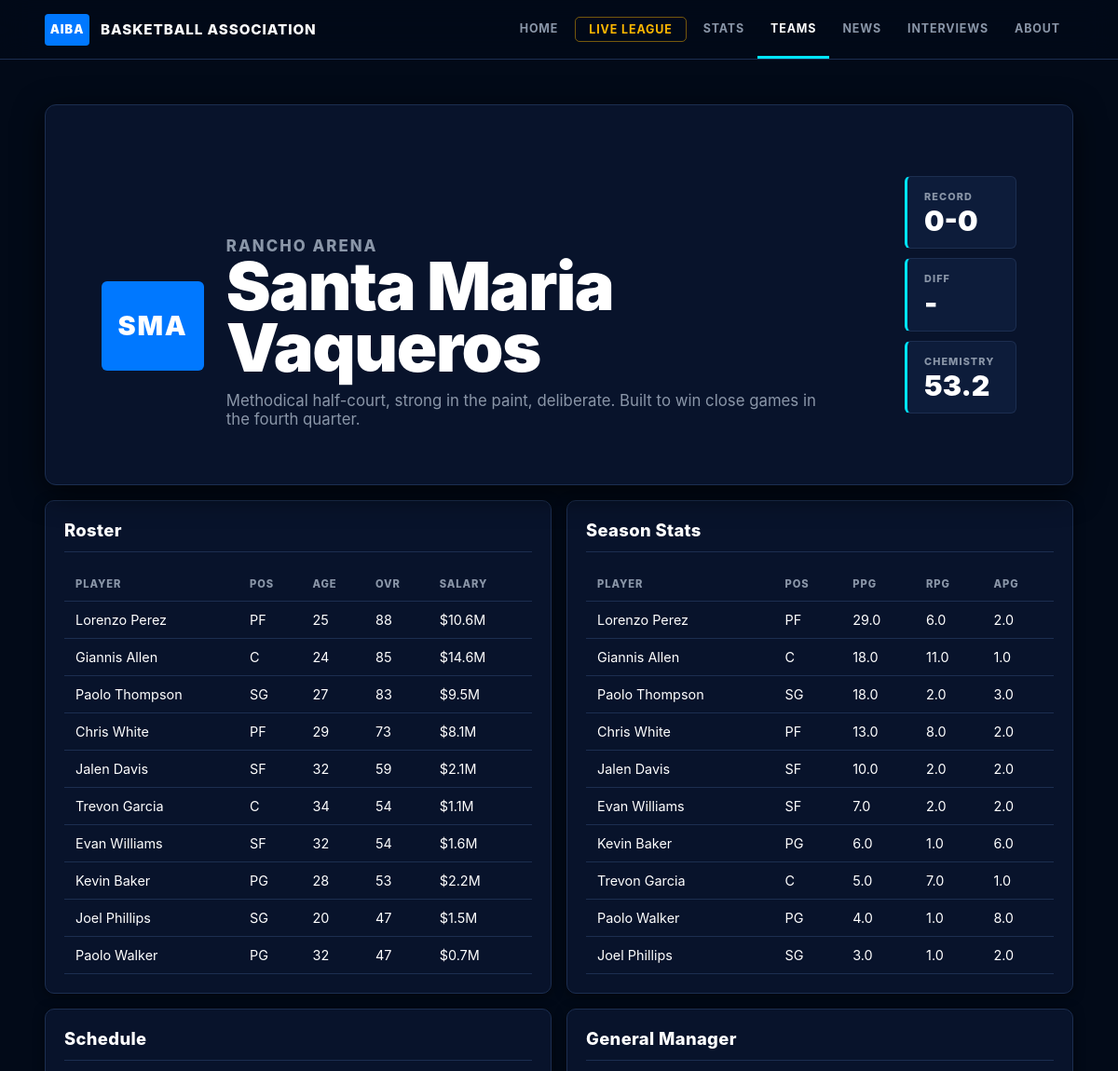
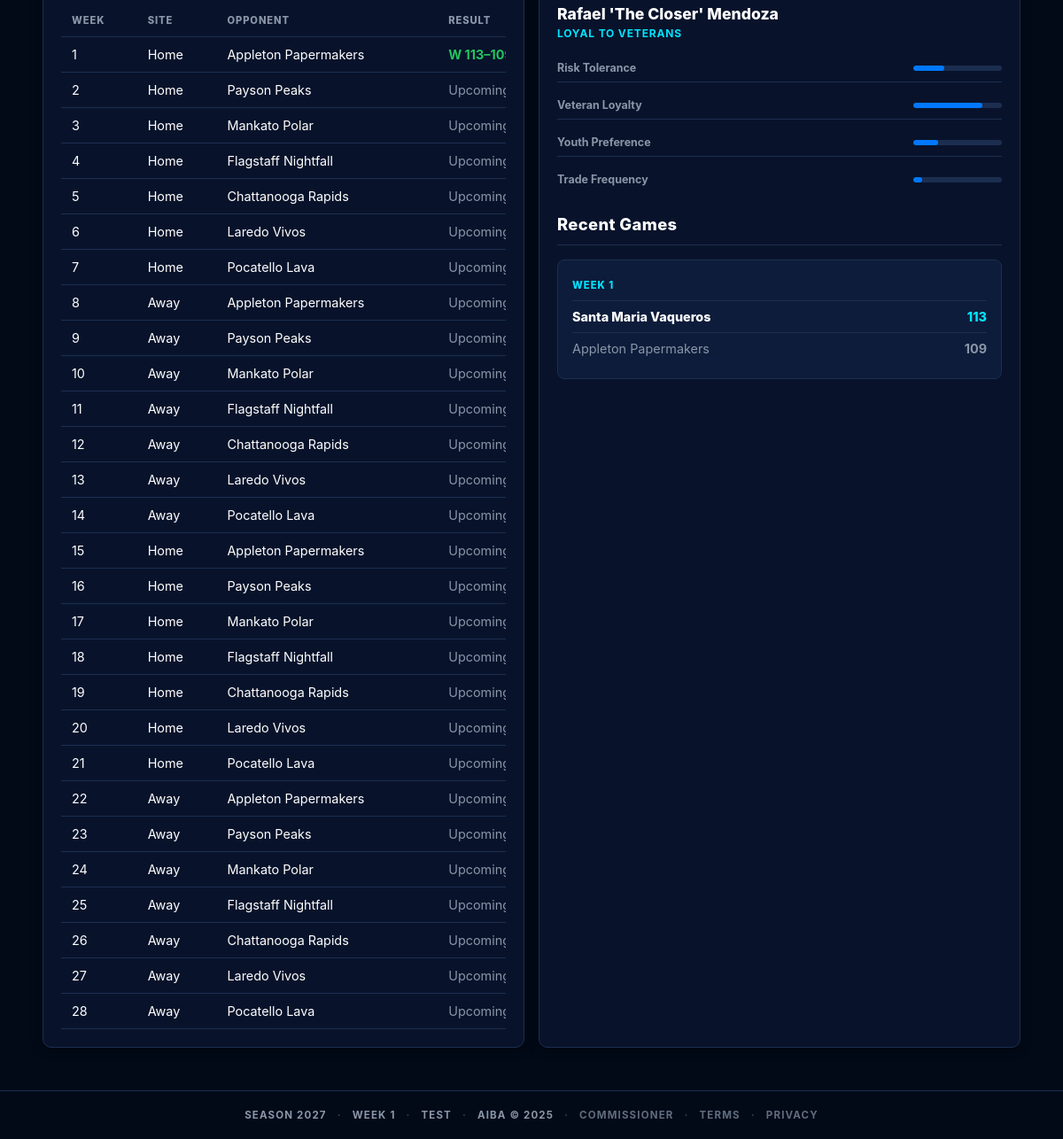
Screenshot of /teams/SMA with the database file from the repository (2 pictures, top to bottom).
### tables this page shows
CREATE TABLE teams (
            id          INTEGER PRIMARY KEY,
            city        TEXT NOT NULL,
            name        TEXT NOT NULL,
            abbreviation TEXT NOT NULL
        , mascot TEXT, colors TEXT, logo_description TEXT, motto TEXT, arena TEXT, team_archetype TEXT, play_style TEXT, reputation TEXT, rivalry TEXT, signature_trait TEXT);

CREATE TABLE team_chemistry (
            team_id     INTEGER NOT NULL REFERENCES teams(id),
            week        INTEGER NOT NULL,
            season_year INTEGER NOT NULL,
            chemistry   REAL NOT NULL,
            PRIMARY KEY (team_id, week, season_year)
        );

CREATE TABLE contracts (
            id             INTEGER PRIMARY KEY,
            player_id      INTEGER NOT NULL REFERENCES players(id),
            team_id        INTEGER NOT NULL REFERENCES teams(id),
            salary         INTEGER NOT NULL,
            years_remaining INTEGER NOT NULL,
            season_start   INTEGER NOT NULL
        );

CREATE TABLE players (
            id           INTEGER PRIMARY KEY,
            team_id      INTEGER NOT NULL REFERENCES teams(id),
            first_name   TEXT NOT NULL,
            last_name    TEXT NOT NULL,
            age          INTEGER NOT NULL,
            position     TEXT NOT NULL,
            skill_rating INTEGER NOT NULL,
            salary       INTEGER NOT NULL
        , status TEXT DEFAULT 'active', retired_season INTEGER);

CREATE TABLE general_managers (
            id               INTEGER PRIMARY KEY,
            team_id          INTEGER NOT NULL UNIQUE REFERENCES teams(id),
            name             TEXT NOT NULL,
            archetype        TEXT NOT NULL,
            risk_tolerance   REAL NOT NULL,
            veteran_loyalty  REAL NOT NULL,
            youth_preference REAL NOT NULL,
            trade_frequency  REAL NOT NULL
        );

CREATE TABLE games (
            id           INTEGER PRIMARY KEY,
            home_team_id INTEGER NOT NULL REFERENCES teams(id),
            away_team_id INTEGER NOT NULL REFERENCES teams(id),
            week         INTEGER NOT NULL,
            season_year  INTEGER NOT NULL,
            home_score   INTEGER,
            away_score   INTEGER,
            played       INTEGER DEFAULT 0
        , q1_home INTEGER, q2_home INTEGER, q3_home INTEGER, q4_home INTEGER, q1_away INTEGER, q2_away INTEGER, q3_away INTEGER, q4_away INTEGER, mvp_player_id INTEGER, playoff_series_id INTEGER);

CREATE TABLE league_state (
            id           INTEGER PRIMARY KEY,
            current_week INTEGER DEFAULT 1,
            season_year  INTEGER DEFAULT 2025,
            last_updated TEXT
        , mode TEXT DEFAULT 'test', official_started INTEGER DEFAULT 0, phase TEXT DEFAULT 'regular_season', offseason_stage TEXT, offseason_from_season INTEGER);

### web_app.py (the view)
@app.route("/teams/<abbr>")
def team_page(abbr):
    def load(conn):
        state = q.get_state(conn)
        if not state:
            return None
        detail = q.team_detail(conn, abbr, state["season_year"])
        return {"state": state, "detail": detail}
    data = with_conn(load)
    if not data:
        return render_no_league()
    if not data["detail"]:
        return render_template("not_found.html", title="Team not found"), 404
    return render_template("team_detail.html", **data, active="teams")

### league/database.py (called while the page is built)
def get_connection():
    conn = sqlite3.connect(DB_PATH)
    conn.row_factory = sqlite3.Row
    conn.execute("PRAGMA foreign_keys = ON")
    return conn

### league/web_queries.py (called while the page is built)
def dicts(rows):
    return [dict(row) for row in rows]

def one(row):
    return dict(row) if row else None

def get_state(conn):
    return one(conn.execute("SELECT * FROM league_state WHERE id = 1").fetchone())

def get_site_chrome(conn):
    return {
        "state": get_state(conn),
        "teams": dicts(conn.execute(
            "SELECT id, city, name, abbreviation FROM teams ORDER BY city"
        ).fetchall()),
    }

def articles_for_team(conn, team_id, season_year, limit=8):
    return dicts(conn.execute("""
        SELECT a.id, a.week, a.season_year, a.headline, a.body, a.created_at
        FROM articles a
        JOIN article_tags tag ON tag.article_id = a.id
        WHERE tag.tag_type = 'team' AND tag.tag_id = ? AND a.season_year = ?
        ORDER BY a.week DESC, a.id DESC
        LIMIT ?
    """, (team_id, season_year, limit)).fetchall())

### web_app.py (called while the page is built)
def with_conn(callback):
    create_tables()
    conn = get_connection()
    try:
        return callback(conn)
    finally:
        conn.close()

@app.template_filter("money")
def money(value):
    if value is None:
        return "-"
    return f"${value / 1_000_000:.1f}M"

@app.context_processor
def inject_chrome():
    def load():
        return with_conn(q.get_site_chrome)
    try:
        chrome = load()
    except Exception:
        chrome = {"state": None, "teams": []}
    return chrome

### templates/team_detail.html (shortened to what this page needs)
{% extends "base.html" %}
{% from "partials.html" import game_card, storyline_list %}
{% block content %}
<section class="team-hero">
  <div style="display:flex;align-items:center;gap:24px;">
    <div class="team-abbr xl">{{ detail.team.abbreviation }}</div>
    <div>
      <p class="eyebrow">{{ detail.team.arena or "Arena TBA" }}</p>
      <h1>{{ detail.team.city }} {{ detail.team.name }}</h1>
      <p>{{ detail.team.play_style or detail.team.motto or "A franchise profile will grow as the league evolves." }}</p>
    </div>
  </div>
  <dl class="hero-stats">
    <div><dt>Record</dt><dd>{{ detail.record.wins if detail.record else 0 }}-{{ detail.record.losses if detail.record else 0 }}</dd></div>
    <div><dt>Diff</dt><dd>{{ detail.record.point_diff|diff if detail.record else "-" }}</dd></div>
    <div><dt>Chemistry</dt><dd>{{ "%.1f"|format(detail.chemistry.chemistry) if detail.chemistry else "-" }}</dd></div>
  </dl>
</section>
<section class="section-grid" style="margin-top:16px;">
  <div class="panel wide">
    <div class="section-head"><h2>Roster</h2></div>
    <div class="table-wrap">
      <table>
        <thead>
          <tr><th>Player</th><th>Pos</th><th>Age</th><th>OVR</th><th>Salary</th><th>Yrs</th></tr>
        </thead>
        <tbody>
          {% for p in detail.roster %}
            <tr>
              <td><a href="{{ url_for('player_page', player_id=p.id) }}">{{ p.player }}</a></td>
              <td>{{ p.position }}</td>
              <td>{{ p.age }}</td>
              <td>{{ p.skill_rating }}</td>
              <td>{{ p.salary|money }}</td>
              <td>{{ p.years_remaining or "—" }}</td>
            </tr>
          {% else %}
            <tr><td colspan="6">No active players.</td></tr>
          {% endfor %}
        </tbody>
      </table>
    </div>
  </div>
  <div class="panel">
    <div class="section-head"><h2>Season Stats</h2></div>
    {% if detail.team_leaders %}
    <div class="table-wrap">
      <table>
        <thead>
          <tr><th>Player</th><th>Pos</th><th>PPG</th><th>RPG</th><th>APG</th><th>GP</th></tr>
        </thead>
        <tbody>
          {% for p in detail.team_leaders %}
            <tr>
              <td><a href="{{ url_for('player_page', player_id=p.id) }}">{{ p.player }}</a></td>
              <td>{{ p.position }}</td>
              <td>{{ p.ppg }}</td>
              <td>{{ p.rpg }}</td>
              <td>{{ p.apg }}</td>
              <td>{{ p.gp }}</td>
            </tr>
          {% endfor %}
        </tbody>
      </table>
    </div>
    {% else %}
      <p class="empty">No stats yet — simulate Week 1 to populate.</p>
    {% endif %}
  </div>
</section>
<section class="section-grid" style="margin-top:16px;">
  <div class="panel wide">
    <div class="section-head"><h2>Schedule</h2></div>
    <div class="table-wrap">
      <table>
        <thead>
          <tr><th>Week</th><th>Site</th><th>Opponent</th><th>Result</th></tr>
        </thead>
        <tbody>
          {% for game in detail.schedule %}
            <tr>
              <td>{{ game.week }}</td>
              <td>{{ game.site }}</td>
              <td>{{ game.opponent }}</td>
              <td>
                {% if game.played %}
                  {% set ts = game.home_score if game.site == 'Home' else game.away_score %}
                  {% set os = game.away_score if game.site == 'Home' else game.home_score %}
                  <a href="{{ url_for('game_page', game_id=game.id) }}"
                     style="color:{{ 'var(--green)' if ts > os else 'var(--red)' }};font-weight:700;">
                    {{ 'W' if ts > os else 'L' }} {{ ts }}&ndash;{{ os }}
                  </a>
                {% else %}
                  <span style="color:var(--muted);">Upcoming</span>
                {% endif %}
              </td>
            </tr>
          {% endfor %}
        </tbody>
      </table>
    </div>
  </div>
  <div class="panel">
    {% if detail.gm %}
    <div class="section-head"><h2>General Manager</h2></div>
    <div style="margin-bottom:16px;">
      <p style="font-size:1.1rem;font-weight:800;color:var(--text);margin:0 0 4px;">{{ detail.gm.name }}</p>
      <p style="font-size:0.75rem;font-weight:700;text-transform:uppercase;letter-spacing:.07em;color:var(--accent);margin:0;">
        {{ detail.gm.archetype.replace('_', ' ').title() }}
      </p>
    </div>
    <dl style="display:grid;gap:10px;">
      <div style="display:flex;justify-content:space-between;align-items:center;padding:8px 0;border-bottom:1px solid var(--border);">
        <dt style="font-size:0.78rem;color:var(--muted);font-weight:700;">Risk Tolerance</dt>
        <dd><div class="gm-bar"><div class="gm-fill" style="width:{{ (detail.gm.risk_tolerance * 100)|int }}%"></div></div></dd>
      </div>
      <div style="display:flex;justify-content:space-between;align-items:center;padding:8px 0;border-bottom:1px solid var(--border);">
        <dt style="font-size:0.78rem;color:var(--muted);font-weight:700;">Veteran Loyalty</dt>
        <dd><div class="gm-bar"><div class="gm-fill" style="width:{{ (detail.gm.veteran_loyalty * 100)|int }}%"></div></div></dd>
      </div>
      <div style="display:flex;justify-content:space-between;align-items:center;padding:8px 0;border-bottom:1px solid var(--border);">
        <dt style="font-size:0.78rem;color:var(--muted);font-weight:700;">Youth Preference</dt>
        <dd><div class="gm-bar"><div class="gm-fill" style="width:{{ (detail.gm.youth_preference * 100)|int }}%"></div></div></dd>
      </div>
      <div style="display:flex;justify-content:space-between;align-items:center;padding:8px 0;">
        <dt style="font-size:0.78rem;color:var(--muted);font-weight:700;">Trade Frequency</dt>
        <dd><div class="gm-bar"><div class="gm-fill" style="width:{{ (detail.gm.trade_frequency * 100)|int }}%"></div></div></dd>
      </div>
    </dl>
    {% endif %}
    <div class="section-head" style="margin-top:24px;"><h2>Recent Games</h2></div>
    <div class="score-grid single">
      {% for game in detail.recent_games %}
        {{ game_card(game) }}
      {% else %}
        <p class="empty">No games played yet.</p>
      {% endfor %}
    </div>
  </div>
</section>
{% endblock %}

### templates/base.html (shortened to what this page needs)
<!doctype html>
<html lang="en">
<head>
  <link rel="stylesheet" href="{{ url_for('static', filename='site.css') }}">
</head>
<body>
  <header class="site-header">
    <a class="brand" href="{{ url_for('home') }}">
      <span class="brand-mark">AIBA</span>
      <span class="brand-copy">Basketball Association</span>
    </a>
    <nav class="nav" aria-label="Primary">
      <a class="{{ 'active' if active == 'home' else '' }}" href="{{ url_for('home') }}">Home</a>
      <a class="nav-cta {{ 'active' if active == 'live_league' else '' }}" href="{{ url_for('live_league') }}">Live League</a>
      <div class="nav-group">
        <a class="{{ 'active' if active in ('standings','scores','leaders') else '' }}" href="{{ url_for('standings') }}">Stats</a>
      </div>
      <div class="nav-group">
        <a class="{{ 'active' if active in ('teams','players') else '' }}" href="{{ url_for('teams') }}">Teams</a>
      </div>
      <a class="{{ 'active' if active == 'news' else '' }}" href="{{ url_for('news') }}">News</a>
      <a class="{{ 'active' if active == 'interviews' else '' }}" href="{{ url_for('interviews') }}">Interviews</a>
      <div class="nav-group">
        <a class="{{ 'active' if active in ('about','contact') else '' }}" href="{{ url_for('about') }}">About</a>
      </div>
    </nav>
  </header>
  <main>
    {% block content %}{% endblock %}
  </main>
  <footer class="footer">
    <span>Season {{ state.season_year if state else "—" }}</span>
    <span>Week {{ state.current_week if state else "—" }}</span>
    <span>{{ state.mode|upper if state else "NO LEAGUE" }}</span>
    <span>AIBA &copy; 2025</span>
    <span><a href="{{ url_for('commissioner') }}" style="color:inherit;opacity:0.7;">Commissioner</a></span>
    <span><a href="{{ url_for('terms') }}" style="color:inherit;opacity:0.7;">Terms</a></span>
    <span><a href="{{ url_for('privacy') }}" style="color:inherit;opacity:0.7;">Privacy</a></span>
  </footer>
</body>
</html>

### templates/partials.html (shortened to what this page needs)
{% macro game_card(game) %}
  <article class="score-card">
    <a class="score-week" href="{{ url_for('game_page', game_id=game.id) }}">Week {{ game.week }}</a>
    <div class="score-row {{ 'winner' if game.home_score and game.home_score > game.away_score else '' }}">
      <span>{{ game.home_name }}</span>
      <strong>{{ game.home_score if game.played or game.home_score is not none else "-" }}</strong>
    </div>
    <div class="score-row {{ 'winner' if game.away_score and game.away_score > game.home_score else '' }}">
      <span>{{ game.away_name }}</span>
      <strong>{{ game.away_score if game.played or game.away_score is not none else "-" }}</strong>
    </div>
  </article>
{% endmacro %}

### rows the page displays
teams: team.abbreviation "SMA", team "RANCHO ARENA", team.city "Santa Maria", team.name "Vaqueros", team "Methodical half-court, strong in the paint, deliberate. Built to win close games in the fourth quarter."
team_chemistry: chemistry "53.2"
contracts: player "Lorenzo Perez", position "PF", age "25", skill_rating "88", salary "$10.6M"
contracts: player "Giannis Allen", position "C", age "24", skill_rating "85", salary "$14.6M"
contracts: player "Paolo Thompson", position "SG", age "27", skill_rating "83", salary "$9.5M"
contracts: player "Chris White", position "PF", age "29", skill_rating "73", salary "$8.1M"
contracts: player "Jalen Davis", position "SF", age "32", skill_rating "59", salary "$2.1M"
contracts: player "Trevon Garcia", position "C", age "34", skill_rating "54", salary "$1.1M"
contracts: player "Evan Williams", position "SF", age "32", skill_rating "54", salary "$1.6M"
contracts: player "Kevin Baker", position "PG", age "28", skill_rating "53", salary "$2.2M"
contracts: player "Joel Phillips", position "SG", age "20", skill_rating "47", salary "$1.5M"
contracts: player "Paolo Walker", position "PG", age "32", skill_rating "47", salary "$0.7M"
players: player "Lorenzo Perez", position "PF", ppg "29.0", rpg "6.0", apg "2.0"
players: player "Paolo Thompson", position "SG", ppg "18.0", rpg "2.0", apg "3.0"
players: player "Chris White", position "PF", ppg "13.0", rpg "8.0", apg "2.0"
players: player "Jalen Davis", position "SF", ppg "10.0", rpg "2.0", apg "2.0"
players: player "Evan Williams", position "SF", ppg "7.0", rpg "2.0", apg "2.0"
players: player "Kevin Baker", position "PG", ppg "6.0", rpg "1.0", apg "6.0"
players: player "Paolo Walker", position "PG", ppg "4.0", rpg "1.0", apg "8.0"
players: player "Joel Phillips", position "SG", ppg "3.0", rpg "1.0", apg "2.0"
general_managers: gm.name "Rafael 'The Closer' Mendoza", gm.archetype.replace "LOYAL TO VETERANS"
games: week "1", home_name "Santa Maria Vaqueros", home_score "113", away_name "Appleton Papermakers", away_score "109"
league_state: season_year "2027", current_week "1", mode "TEST"

### other values shown
{{ detail.record.wins if detail.record else 0 }} "0"
{{ detail.record.losses if detail.record else 0 }} "0"
{{ detail.record.point_diff|diff if detail.record else "-" }} "-"
{{ p.player }} "Giannis Allen" "Trevon Garcia"
{{ p.position }} "C" "C"
{{ p.ppg }} "18.0" "5.0"
{{ p.rpg }} "11.0" "7.0"
{{ p.apg }} "1.0" "1.0"
{{ game.week }} "1" "2" "3" "4" "5" "6" "7" "8" "9" "10" "11" "12" "13" "14" "15" "16" "17" "18" "19" "20" "21" "22" "23" "24" "25" "26" "27" "28"
{{ game.site }} "Home" "Home" "Home" "Home" "Home" "Home" "Home" "Away" "Away" "Away" "Away" "Away" "Away" "Away" "Home" "Home" "Home" "Home" "Home" "Home" "Home" "Away" "Away" "Away" "Away" "Away" "Away" "Away"
{{ game.opponent }} "Appleton Papermakers" "Payson Peaks" "Mankato Polar" "Flagstaff Nightfall" "Chattanooga Rapids" "Laredo Vivos" "Pocatello Lava" "Appleton Papermakers" "Payson Peaks" "Mankato Polar" "Flagstaff Nightfall" "Chattanooga Rapids" "Laredo Vivos" "Pocatello Lava" "Appleton Papermakers" "Payson Peaks" "Mankato Polar" "Flagstaff Nightfall" "Chattanooga Rapids" "Laredo Vivos" "Pocatello Lava" "Appleton Papermakers" "Payson Peaks" "Mankato Polar" "Flagstaff Nightfall" "Chattanooga Rapids" "Laredo Vivos" "Pocatello Lava"
{{ 'W' if ts > os else 'L' }} "W"
{{ ts }} "113"
